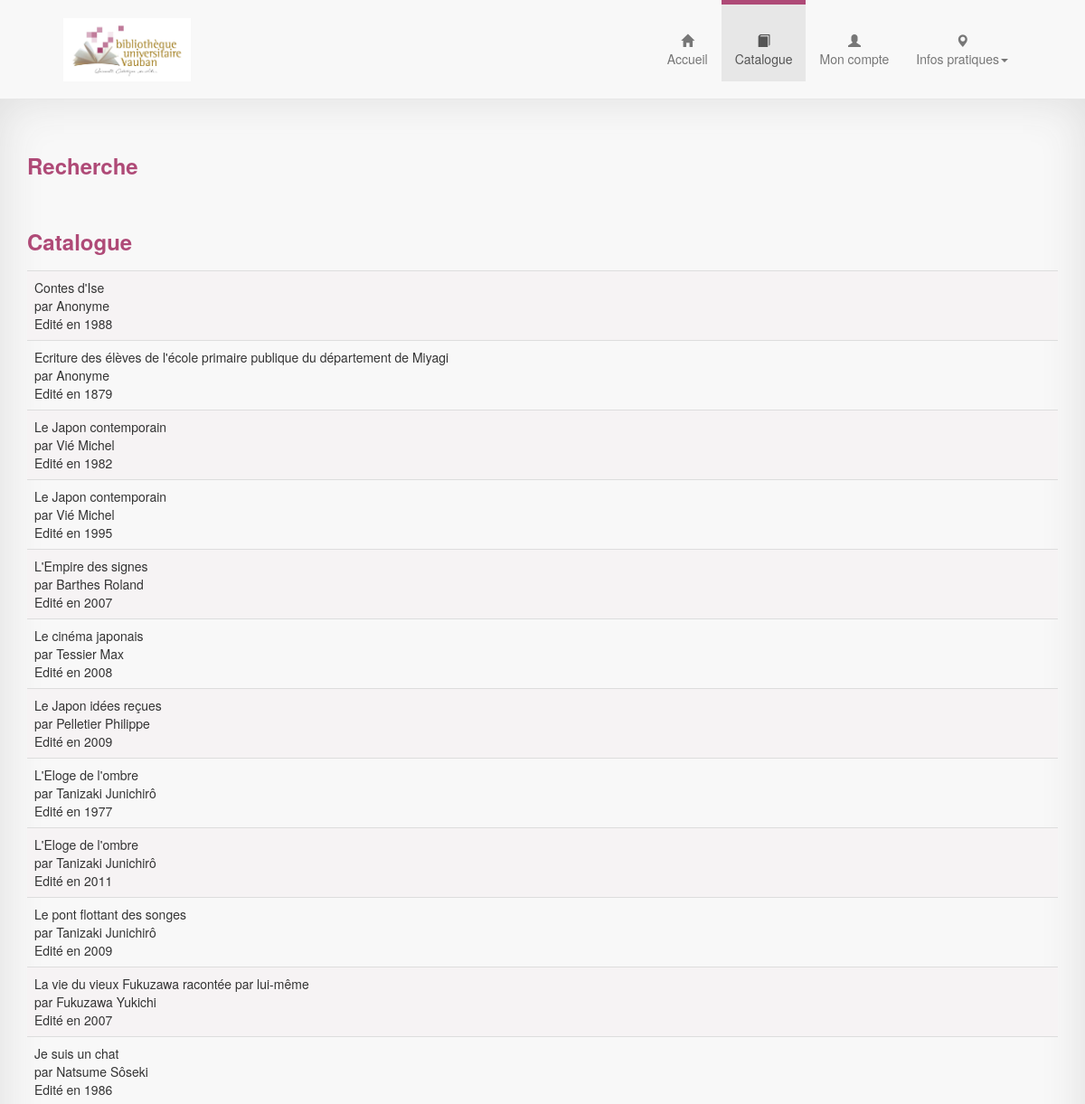
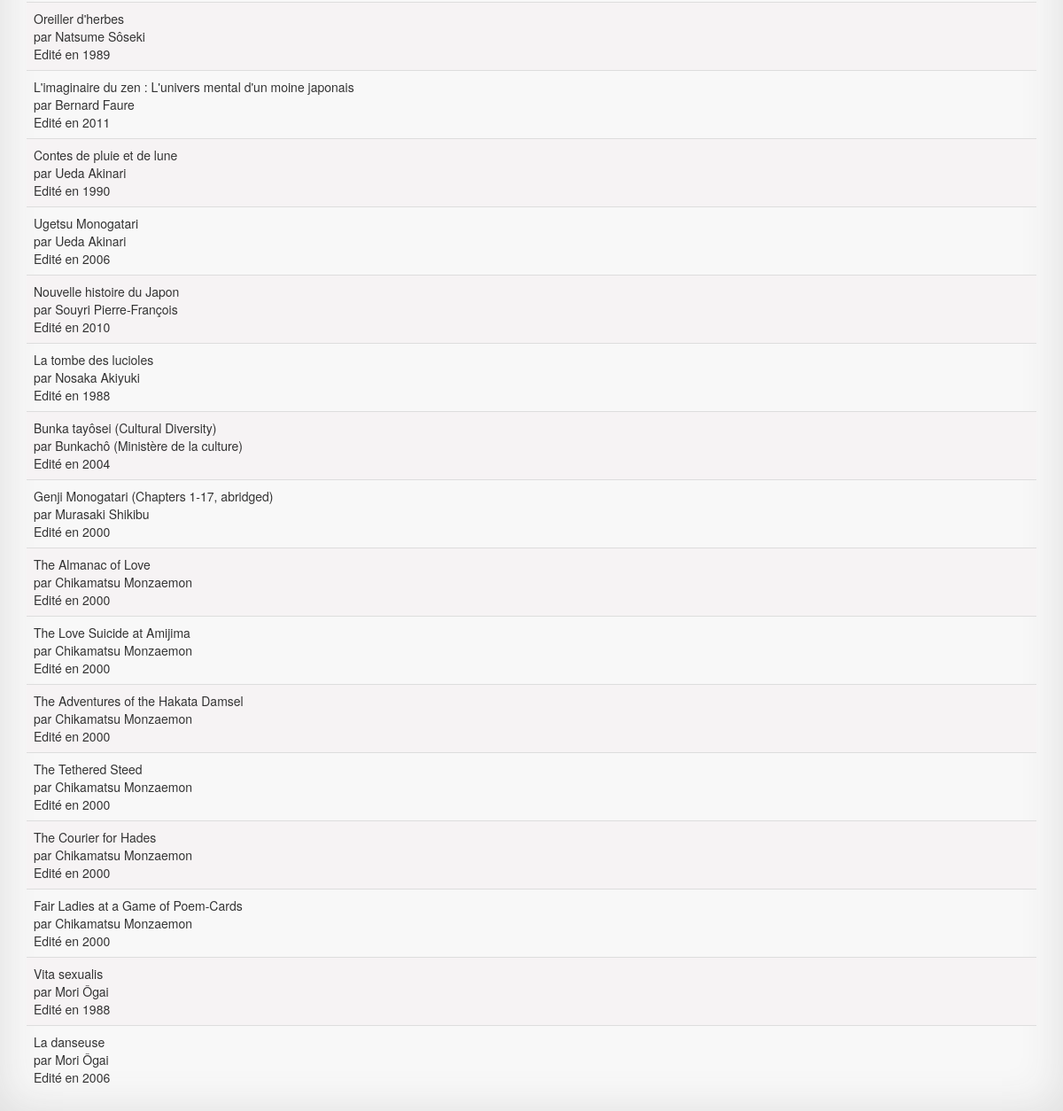
The page /catalogue.php on the database its author committed (2 pictures, top to bottom).
### tables this page shows
CREATE TABLE IF NOT EXISTS livre(
numLivre INTEGER AUTO_INCREMENT,
titre VARCHAR(100) NOT NULL,
nbPage INTEGER,
description VARCHAR(500),
numGenre INTEGER,
numCollection INTEGER,
anneeEdition INTEGER,
image VARCHAR(100),
CONSTRAINT PK_livre PRIMARY KEY (numLivre),
CONSTRAINT FK_livre_genre FOREIGN KEY (numGenre) REFERENCES genre(numGenre),
CONSTRAINT FK_livre_collection FOREIGN KEY (numCollection) REFERENCES collection(numCollection)
);

CREATE TABLE IF NOT EXISTS auteur(
numAuteur INTEGER AUTO_INCREMENT,
nomAuteur VARCHAR(50),
prenomAuteur VARCHAR(50),
CONSTRAINT PK_auteur PRIMARY KEY (numAuteur)
);

### catalogue.php (the view, shortened to what this page needs)
<!DOCTYPE html>
<html lang="fr">
  <head>
    <link href="bootstrap/css/bootstrap.css" rel="stylesheet">
    <link href="style.css" rel="stylesheet">
  </head>
  <body>
	<div class="container">
		<?php
			include "header.php";
			include "recherche.php";
		?>
		<table class="table table-striped table-hover">
			<caption>
				<h3 class="couleur">Catalogue</h3>
			</caption>
			<tbody>
			<?php
				$result = $Bibli->query('SELECT numLivre, titre, nomAuteur, prenomAuteur, anneeEdition FROM livre NATURAL JOIN ecrit NATURAL JOIN auteur');
				while ($row = $result->fetch_assoc()) {
			?>
				<tr onclick="document.location.href='pageLivre.php?numero=<?php echo $row['numLivre'];?>'">
					<td><?php echo $row['titre']; ?><br />
					<?php echo "par ".$row['nomAuteur']." ".$row['prenomAuteur']; ?><br />
					<?php echo "Edité en ".$row['anneeEdition']; ?><br /></td>
				</tr>
			<?php
				}
			?>
			</tbody>
		</table>
	</div>
	</body>
</html>

### style.css (style rules this page uses)
html { height: 100%; }
body { min-height: 100%; margin-top: 110px; padding-top: 40px; background-color: #f8f8f8; box-shadow:0 0 50px 0 #ddd inset; }
.table-striped > tbody > tr:nth-of-type(odd) { background-color: #f6f3f4; }
tr { cursor:pointer; }
.couleur { color: #af4a77; font-weight: bold; text-decoration: none; }

### rows shown on the page
livre: titre "Contes d'Ise", auteur.nomAuteur "Anonyme", anneeEdition "1988"
livre: titre "Ecriture des élèves de l'école primaire publique du département de Miyagi", auteur.nomAuteur "Anonyme", anneeEdition "1879"
livre: titre "Le Japon contemporain", auteur.nomAuteur "Vié", auteur.prenomAuteur "Michel", anneeEdition "1982"
livre: titre "Le Japon contemporain", auteur.nomAuteur "Vié", auteur.prenomAuteur "Michel", anneeEdition "1995"
livre: titre "L'Empire des signes", auteur.nomAuteur "Barthes", auteur.prenomAuteur "Roland", anneeEdition "2007"
livre: titre "Le cinéma japonais", auteur.nomAuteur "Tessier", auteur.prenomAuteur "Max", anneeEdition "2008"
livre: titre "Le Japon idées reçues", auteur.nomAuteur "Pelletier", auteur.prenomAuteur "Philippe", anneeEdition "2009"
livre: titre "L'Eloge de l'ombre", auteur.nomAuteur "Tanizaki", auteur.prenomAuteur "Junichirô", anneeEdition "1977"
livre: titre "L'Eloge de l'ombre", auteur.nomAuteur "Tanizaki", auteur.prenomAuteur "Junichirô", anneeEdition "2011"
livre: titre "Le pont flottant des songes", auteur.nomAuteur "Tanizaki", auteur.prenomAuteur "Junichirô", anneeEdition "2009"
livre: titre "La vie du vieux Fukuzawa racontée par lui-même", auteur.nomAuteur "Fukuzawa", auteur.prenomAuteur "Yukichi", anneeEdition "2007"
livre: titre "Je suis un chat", auteur.nomAuteur "Natsume", auteur.prenomAuteur "Sôseki", anneeEdition "1986"
livre: titre "Oreiller d'herbes", auteur.nomAuteur "Natsume", auteur.prenomAuteur "Sôseki", anneeEdition "1989"
livre: titre "L'imaginaire du zen : L'univers mental d'un moine japonais", auteur.nomAuteur "Bernard", auteur.prenomAuteur "Faure", anneeEdition "2011"
livre: titre "Contes de pluie et de lune", auteur.nomAuteur "Ueda", auteur.prenomAuteur "Akinari", anneeEdition "1990"
livre: titre "Ugetsu Monogatari", auteur.nomAuteur "Ueda", auteur.prenomAuteur "Akinari", anneeEdition "2006"
livre: titre "Nouvelle histoire du Japon", auteur.nomAuteur "Souyri", auteur.prenomAuteur "Pierre-François", anneeEdition "2010"
livre: titre "La tombe des lucioles", auteur.nomAuteur "Nosaka", auteur.prenomAuteur "Akiyuki", anneeEdition "1988"
livre: titre "Bunka tayôsei (Cultural Diversity)", auteur.nomAuteur "Bunkachô (Ministère de la culture)", anneeEdition "2004"
livre: titre "Genji Monogatari (Chapters 1-17, abridged)", auteur.nomAuteur "Murasaki", auteur.prenomAuteur "Shikibu", anneeEdition "2000"
livre: titre "The Almanac of Love", auteur.nomAuteur "Chikamatsu", auteur.prenomAuteur "Monzaemon", anneeEdition "2000"
livre: titre "The Love Suicide at Amijima", auteur.nomAuteur "Chikamatsu", auteur.prenomAuteur "Monzaemon", anneeEdition "2000"
livre: titre "The Adventures of the Hakata Damsel", auteur.nomAuteur "Chikamatsu", auteur.prenomAuteur "Monzaemon", anneeEdition "2000"
livre: titre "The Tethered Steed", auteur.nomAuteur "Chikamatsu", auteur.prenomAuteur "Monzaemon", anneeEdition "2000"
livre: titre "The Courier for Hades", auteur.nomAuteur "Chikamatsu", auteur.prenomAuteur "Monzaemon", anneeEdition "2000"
livre: titre "Fair Ladies at a Game of Poem-Cards", auteur.nomAuteur "Chikamatsu", auteur.prenomAuteur "Monzaemon", anneeEdition "2000"
livre: titre "Vita sexualis", auteur.nomAuteur "Mori", auteur.prenomAuteur "Ôgai", anneeEdition "1988"
livre: titre "La danseuse", auteur.nomAuteur "Mori", auteur.prenomAuteur "Ôgai", anneeEdition "2006"
